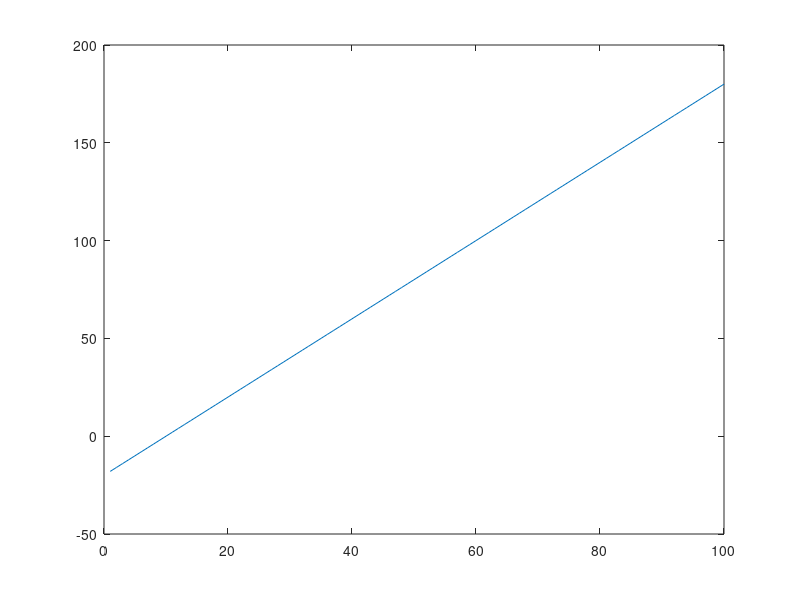

Write the MATLAB code that produced this figure.
%課題2_1A
%�ۑ�2_1A
X=1:100;
Y=2*X-20;%�x�N�g��Y�ɗv�f��100�̗��������
plot(X,Y);
